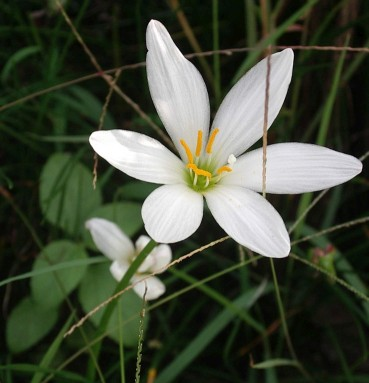
#> input picture Példatár/hk_flower_h.jpg, 369 x 383 px
$ python 04_04_a_br_contrast_lut.py
#> lines starting #> are read from the running program, lines starting #| are printed output that depends on the picture

# https://www.dfstudios.co.uk/articles/programming/image-programming-algorithms/image-processing-algorithms-part-5-contrast-adjustment/

import cv2
import numpy as np
import time
from matplotlib import pyplot as plt

global img, new_image
global brightness, contrast


def get_diagram_as_image(in_fig):
    in_fig.canvas.draw()
    data = np.frombuffer(in_fig.canvas.tostring_rgb(), dtype=np.uint8)
    data = data.reshape(in_fig.canvas.get_width_height()[::-1] + (3,))
    data_bgr = cv2.cvtColor(data, cv2.COLOR_RGB2BGR)

    return data_bgr


def do_brightness_contrast():
    global brightness, contrast, new_image

    print('======================')
    print('Brightness:', brightness)
    print('Contrast:', contrast)

    factor = (259 * (contrast + 255)) / (255 * (259 - contrast))
    print('Factor:', factor)

    start_time = time.perf_counter()
    # [12 lines of commented-out code are left out]
    x = np.arange(0, 256, 1)
    lut = np.uint8(np.clip(brightness + factor * (np.float32(x) - 128.0) + 128, 0, 255))
    new_image = cv2.LUT(img, lut)
    end_time = time.perf_counter()

    print((end_time - start_time) * 1000.0, 'ezredmásodperc')

    ax.clear()
    x = np.arange(0, 256, 1)
    ax.plot(x, x, 'g--', label='Eredeti', linewidth=2)
    ax.plot(x, lut, 'r-', label='Fényesség/kontraszt leképezés', linewidth=2)
    plt.legend()

    lut_im = get_diagram_as_image(fig)
    cv2.imshow('LUT', lut_im)

    cv2.imshow("before", img)
    cv2.imshow("after", new_image)


def on_trackbar_brightness(br):
    global brightness
    brightness = br - 255
    do_brightness_contrast()


def on_trackbar_contrast(cntr):
    global contrast
    contrast = cntr - 255
    do_brightness_contrast()


if __name__ == '__main__':
    # fname = 'SeaCliffBridge_1_800.jpg'
    fname = 'hk_flower_h.jpg'
    img = cv2.imread(fname)
#> img is the input picture: shape (383, 369, 3); mean B, G, R 59.2, 76.5, 69.4
    new_image = img.copy()

    print(img.shape)
#| (383, 369, 3)

    # Grafikon beállítások
    fig = plt.figure(figsize=(4, 4), dpi=100)
    ax = fig.add_subplot(111)
    plt.xlabel('Eredeti intenzitásérték')
    plt.ylabel('Pont operáció eredménye')
    plt.xlim([0, 255])
    # plt.ylim([0, 255])

    brightness = 0
    contrast = 0
    cv2.imshow("before", img)
    cv2.imshow("after", img)
    cv2.createTrackbar('Brightness', 'after', 255, 511, on_trackbar_brightness)
    cv2.createTrackbar('Contrast', 'after', 255, 511, on_trackbar_contrast)

    cv2.waitKey(0)
#> in get_diagram_as_image, `data_bgr = cv2.cvtColor(data, cv2.COLOR_RGB2BGR)`:
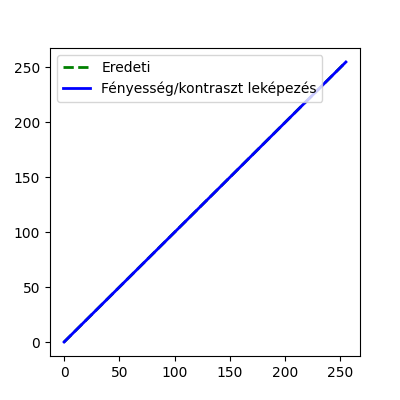
#> data_bgr: shape (400, 400, 3); mean R, G, B 247.8, 247.9, 249.6
    cv2.destroyAllWindows()
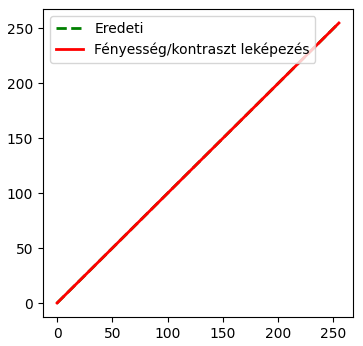
#> figure drawn by matplotlib, 1 panel; curve peaks at x = 255, y = 255; curve peaks at x = 255, y = 255
